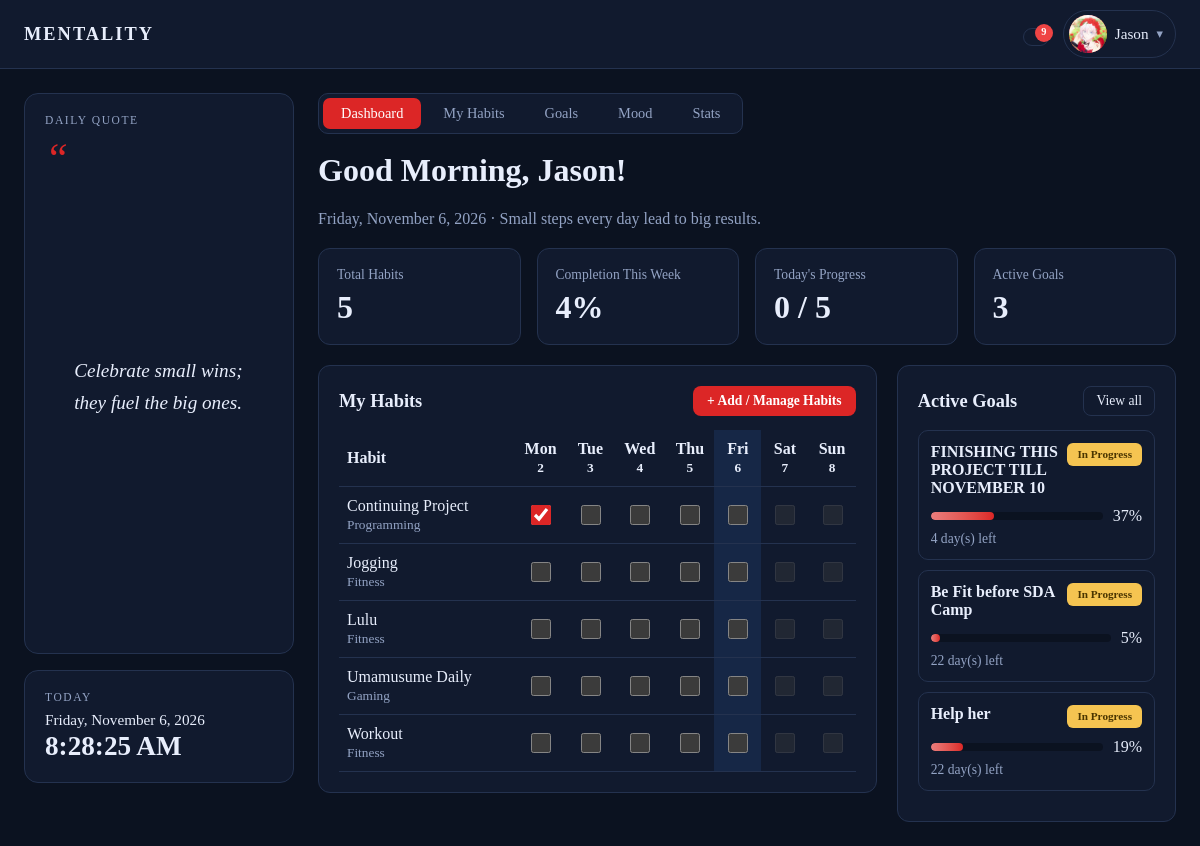
Page /dashboard.php (signed in) on the committed database.
### tables this page shows
CREATE TABLE `habits` (
  `habit_id` int(10) unsigned NOT NULL AUTO_INCREMENT,
  `user_id` int(10) unsigned NOT NULL,
  `category_id` int(10) unsigned NOT NULL,
  `name` varchar(100) NOT NULL,
  `details` text DEFAULT NULL,
  `is_active` tinyint(1) NOT NULL DEFAULT 1,
  `created_at` timestamp NOT NULL DEFAULT current_timestamp(),
  PRIMARY KEY (`habit_id`),
  KEY `fk_habits_user` (`user_id`),
  KEY `fk_habits_category` (`category_id`),
  CONSTRAINT `fk_habits_category` FOREIGN KEY (`category_id`) REFERENCES `habit_categories` (`category_id`),
  CONSTRAINT `fk_habits_user` FOREIGN KEY (`user_id`) REFERENCES `users` (`user_id`) ON DELETE CASCADE
);

CREATE TABLE `habit_categories` (
  `category_id` int(10) unsigned NOT NULL AUTO_INCREMENT,
  `name` varchar(50) NOT NULL,
  `parent_id` int(10) unsigned DEFAULT NULL,
  PRIMARY KEY (`category_id`),
  KEY `fk_category_parent` (`parent_id`),
  CONSTRAINT `fk_category_parent` FOREIGN KEY (`parent_id`) REFERENCES `habit_categories` (`category_id`) ON DELETE SET NULL
);

CREATE TABLE `goals` (
  `goal_id` int(10) unsigned NOT NULL AUTO_INCREMENT,
  `user_id` int(10) unsigned NOT NULL,
  `category_id` int(10) unsigned DEFAULT NULL,
  `title` varchar(100) NOT NULL,
  `description` text DEFAULT NULL,
  `target_date` date NOT NULL,
  `progress` tinyint(3) unsigned NOT NULL DEFAULT 0,
  `status` enum('in_progress','completed') NOT NULL DEFAULT 'in_progress',
  `created_at` timestamp NOT NULL DEFAULT current_timestamp(),
  PRIMARY KEY (`goal_id`),
  KEY `fk_goals_user` (`user_id`),
  KEY `fk_goals_category` (`category_id`),
  CONSTRAINT `fk_goals_category` FOREIGN KEY (`category_id`) REFERENCES `habit_categories` (`category_id`) ON DELETE SET NULL,
  CONSTRAINT `fk_goals_user` FOREIGN KEY (`user_id`) REFERENCES `users` (`user_id`) ON DELETE CASCADE,
  CONSTRAINT `chk_goal_progress` CHECK (`progress` between 0 and 100)
);

### includes/auth.php (called while the page is built, shortened)
<?php
function e($value): string {
    return htmlspecialchars((string)$value, ENT_QUOTES, 'UTF-8');
}

### dashboard.php (the view, shortened to what this page needs)
<?php
require_once __DIR__ . '/includes/layout.php';
$uid    = (int)$_SESSION['user_id'];
$today  = new DateTimeImmutable('today');
$monday = new DateTimeImmutable('monday this week');
$days   = [];
for ($i = 0; $i < 7; $i++) { $days[] = $monday->modify("+$i day"); }
$daysElapsed = (int)$monday->diff($today)->days + 1;
$stmt = $pdo->prepare(
    'SELECT h.habit_id, h.name, c.name AS category_name
     FROM habits h JOIN habit_categories c ON c.category_id = h.category_id
     WHERE h.user_id = ? AND h.is_active = 1
     ORDER BY h.name'
);
$stmt->execute([$uid]);
$habits = $stmt->fetchAll();
$stmt = $pdo->prepare(
    'SELECT l.habit_id, l.log_date
     FROM habit_logs l JOIN habits h ON h.habit_id = l.habit_id
     WHERE h.user_id = ? AND h.is_active = 1 AND l.completed = 1 AND l.log_date BETWEEN ? AND ?'
);
$stmt->execute([$uid, $monday->format('Y-m-d'), $days[6]->format('Y-m-d')]);
$done = [];
foreach ($stmt->fetchAll() as $row) { $done[$row['habit_id'] . '|' . $row['log_date']] = true; }
$total     = count($habits);
$todayStr  = $today->format('Y-m-d');
$doneToday = 0;
$doneWeek  = count($done);
$weekPct   = ($total > 0) ? (int)round($doneWeek / ($total * $daysElapsed) * 100) : 0;
$stmt = $pdo->prepare("SELECT goal_id, title, progress, days_left FROM v_goal_overview
                       WHERE user_id = ? AND status <> 'completed' ORDER BY target_date");
$stmt->execute([$uid]);
$allActiveGoals = $stmt->fetchAll();
$activeGoals    = array_slice($allActiveGoals, 0, 5);
$hour     = (int)date('G');
$greeting = $hour < 12 ? 'Good Morning' : ($hour < 18 ? 'Good Afternoon' : 'Good Evening');
$firstName = explode(' ', trim($_SESSION['full_name'] ?? $_SESSION['username']))[0];
?>
<h1><?= e($greeting) ?>, <?= e($firstName) ?>!</h1>
<p class="muted"><?= e($today->format('l, F j, Y')) ?> &middot; Small steps every day lead to big results.</p>
<div class="stat-cards">
    <div class="stat-card"><div class="stat-label">Total Habits</div><div class="stat-value"><?= $total ?></div></div>
    <div class="stat-card"><div class="stat-label">Completion This Week</div><div class="stat-value" id="stat-week"><?= $weekPct ?>%</div></div>
    <div class="stat-card"><div class="stat-label">Today's Progress</div><div class="stat-value" id="stat-today"><?= $doneToday ?> / <?= $total ?></div></div>
    <div class="stat-card"><div class="stat-label">Active Goals</div><div class="stat-value"><?= count($allActiveGoals) ?></div></div>
</div>
<div class="dash-grid">
<div class="panel">
    <div class="panel-head">
        <h2>My Habits</h2>
        <a class="btn btn-sm" href="habits.php">+ Add / Manage Habits</a>
    </div>
    <?php if ($total === 0): ?>
        <p class="muted">You have no active habits yet. <a href="habits.php">Add your first habit</a> to start tracking.</p>
    <?php else: ?>
    <div class="table-wrap">
    <table class="grid" id="habit-grid"
           data-url="<?= BASE_URL ?>/toggle_habit.php" data-today="<?= e($todayStr) ?>"
           data-days="<?= $daysElapsed ?>" data-total="<?= $total ?>">
        <thead>
            <tr>
                <th class="left">Habit</th>
                <?php foreach ($days as $d): ?>
                    <th class="<?= $d->format('Y-m-d') === $todayStr ? 'today' : '' ?>"><?= e($d->format('D')) ?><br><small><?= e($d->format('j')) ?></small></th>
                <?php endforeach; ?>
            </tr>
        </thead>
        <tbody>
        <?php foreach ($habits as $h): ?>
            <tr>
                <td class="left"><?= e($h['name']) ?><br><small class="muted"><?= e($h['category_name']) ?></small></td>
                <?php foreach ($days as $d):
                    $ds     = $d->format('Y-m-d');
                    $future = ($ds > $todayStr); ?>
                    <td class="<?= $ds === $todayStr ? 'today' : '' ?>">
                        <input type="checkbox" class="habit-check"
                               data-habit="<?= (int)$h['habit_id'] ?>" data-date="<?= e($ds) ?>"
                               aria-label="<?= e($h['name'] . ' on ' . $ds) ?>"
                               <?= isset($done[$h['habit_id'] . '|' . $ds]) ? 'checked' : '' ?>
                               <?= $future ? 'disabled' : '' ?>>
                    </td>
                <?php endforeach; ?>
            </tr>
        <?php endforeach; ?>
        </tbody>
    </table>
    </div>
    <?php endif; ?>
</div>
<div class="panel">
    <div class="panel-head">
        <h2>Active Goals</h2>
        <a class="btn-ghost" href="goals.php">View all</a>
    </div>
    <?php if (!$activeGoals): ?>
        <p class="muted">No active goals yet. <a href="goals.php">Set a goal</a> and link your habits to it.</p>
    <?php else: foreach ($activeGoals as $g):
        $dl = (int)$g['days_left'];
        if ($dl < 0)      { $when = abs($dl) . ' day(s) overdue'; $cls = 'overdue'; $label = 'Overdue'; }
        elseif ($dl === 0){ $when = 'Due today';                  $cls = 'progress'; $label = 'In Progress'; }
        else              { $when = $dl . ' day(s) left';         $cls = 'progress'; $label = 'In Progress'; }
    ?>
        <a class="goal-mini" href="goals.php">
            <div class="goal-mini-top"><strong><?= e($g['title']) ?></strong><span class="status <?= $cls ?>"><?= $label ?></span></div>
            <div class="progress-row"><div class="progress"><div class="bar" style="width: <?= (int)$g['progress'] ?>%"></div></div><span><?= (int)$g['progress'] ?>%</span></div>
            <div class="muted small"><?= e($when) ?></div>
        </a>
    <?php endforeach; ?>
    <?php endif; ?>
</div>
</div>

### assets/style.css (style rules this page uses)
:root { --bg: #0b1220; --card: #111a2e; --border: #24324f; --text: #e8eefc; --muted: #93a3c4; --primary: #3b82f6; --primary-hover: #2563eb; --error: #f87171; --success: #4ade80; --input-bg: #0b1220; --hover: #18243f; --link: #7db0ff; color-scheme: dark; }
* { box-sizing: border-box; }
body { margin: 0; font-family: var(--font, "Segoe UI", Arial, sans-serif); background: var(--bg); color: var(--text); min-height: 100vh; }
button, .btn { display: block; width: 100%; margin-top: 22px; padding: 12px; background: var(--primary); color: #fff; border: 0; border-radius: 8px; font-size: 1rem; font-weight: 600; cursor: pointer; text-align: center; text-decoration: none; }
a { color: var(--link); }
.main h1 { margin-top: 0; }
.muted { color: var(--muted); }
.stat-cards { display: grid; grid-template-columns: repeat(auto-fit, minmax(200px, 1fr)); gap: 16px; margin: 20px 0; }
.stat-card { background: var(--card); border: 1px solid var(--border); border-radius: 12px; padding: 18px; }
.stat-label { color: var(--muted); font-size: .85rem; }
.stat-value { font-size: 2rem; font-weight: 700; margin-top: 6px; }
.panel { background: var(--card); border: 1px solid var(--border); border-radius: 12px; padding: 20px; margin-bottom: 20px; }
.panel h2 { margin: 0 0 14px; font-size: 1.15rem; }
.panel-head { display: flex; justify-content: space-between; align-items: center; margin-bottom: 14px; }
.panel-head h2 { margin: 0; }
.table-wrap { overflow-x: auto; }
table { border-collapse: collapse; width: 100%; }
table.grid th, table.grid td { text-align: center; padding: 10px 8px; border-bottom: 1px solid var(--border); }
table.grid th.left, table.grid td.left { text-align: left; min-width: 160px; }
table.grid th.today, table.grid td.today { background: rgba(59,130,246,.12); }
input.habit-check { width: 20px; height: 20px; accent-color: var(--primary); cursor: pointer; }
input.habit-check:disabled { cursor: not-allowed; opacity: .4; }
.btn-sm, button.btn-sm { display: inline-block; width: auto; margin: 0; padding: 7px 14px; font-size: .85rem; background: var(--primary); color: #fff; border: 0; border-radius: 8px; cursor: pointer; text-decoration: none; }
.btn-ghost { display: inline-block; padding: 6px 12px; font-size: .85rem; border: 1px solid var(--border); border-radius: 8px; color: var(--text); text-decoration: none; }
.small { font-size: .85rem; }
.status { font-size: .7rem; font-weight: 700; padding: 3px 10px; border-radius: 6px; white-space: nowrap; }
.status.progress { background: #f5c451; color: #4a3500; }
.progress-row { display: flex; align-items: center; gap: 10px; margin: 12px 0 6px; }
.progress { flex: 1; height: 8px; background: var(--input-bg); border-radius: 999px; overflow: hidden; }
.progress .bar { height: 100%; background: linear-gradient(90deg, #14b8a6, #3b82f6); border-radius: 999px; }
button, input, select, textarea { font-family: inherit; }
.dash-grid { display: grid; grid-template-columns: minmax(0, 2fr) minmax(260px, 1fr); gap: 20px; align-items: start; }
.dash-grid .panel { margin-bottom: 0; }
a.goal-mini { display: block; padding: 12px; margin-bottom: 10px; border: 1px solid var(--border); border-radius: 10px; color: var(--text); text-decoration: none; }
.goal-mini-top { display: flex; justify-content: space-between; align-items: flex-start; gap: 8px; }
.goal-mini .progress-row { margin: 10px 0 6px; }
.status, .status.progress, .status.done, .status.overdue { display: inline-block; flex: 0 0 auto; height: auto; overflow: visible; line-height: 1.5; border-radius: 6px; }
.goal-mini-top strong { min-width: 0; overflow-wrap: anywhere; }
.progress .bar { background: linear-gradient(90deg, color-mix(in srgb, var(--primary) 60%, #ffffff), var(--primary)); }

### rows in the picture
habits: name "Continuing Project", category.name "Programming", habit_id "☑"
habits: name "Jogging", category.name "Fitness"
habits: name "Lulu", category.name "Fitness"
habits: name "Umamusume Daily", category.name "Gaming"
habits: name "Workout", category.name "Fitness"
goals: title "FINISHING THIS PROJECT TILL NOVEMBER 10", label "In Progress", progress "37", when "4 day(s) left"
goals: title "Be Fit before SDA Camp", label "In Progress", progress "5", when "22 day(s) left"
goals: title "Help her", label "In Progress", progress "19", when "22 day(s) left"

### other values in the picture
$bellCount "9"
$name "Jason"
daily_quote() "Celebrate small wins; they fuel the big ones."
$label "Dashboard"
$label "My Habits"
$label "Goals"
$label "Mood"
$label "Stats"
$firstName "Jason"
$today->format('l, F j, Y') "Friday, November 6, 2026"
$total "5"
$weekPct "4"
$doneToday "0"
count($allActiveGoals) "3"
$d->format('D') "Mon"
